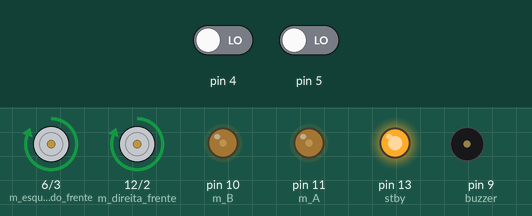
This sketch was run on a simulated Arduino Nano, built with avr-gcc and run on an emulated ATmega328P. Shown: motor-driver pin pairs drawn as motors (green arrow = first pin HIGH = forward, orange = second pin HIGH = backward, longer = more drive, stopped while the standby pin is LOW), output pins drawn as LEDs (lit = HIGH), buzzer (waves = sounding, pin HIGH). The inputs (shaded band) are chosen by the test bench; at power-on: pin 4 LOW, pin 5 LOW.

Above: at 1.2 s.
1.3 s: pin 4 driven HIGH
At 2.0 s:
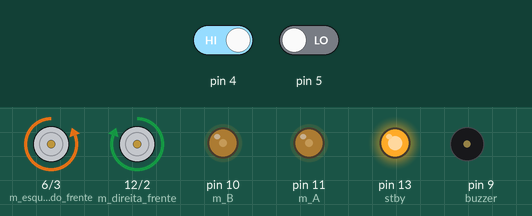
4.3 s: pin 4 driven LOW
At 5.1 s:
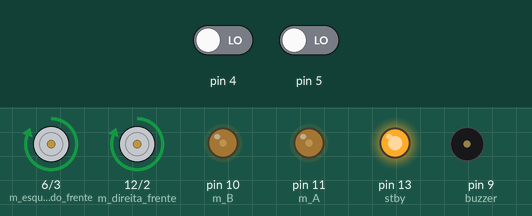
6.2 s: pin 5 driven HIGH
At 6.4 s:
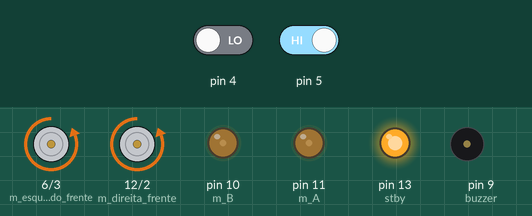
Timing chart, 0 to 15.2 s (numbered marks = the images above; inputs shaded):
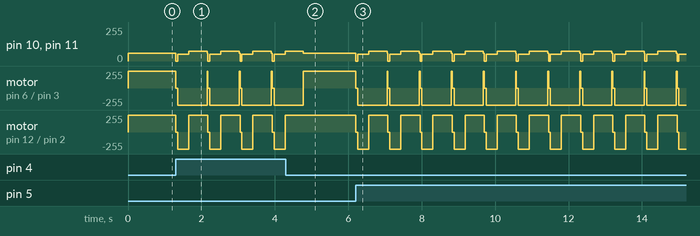

Measured:
- after the input at 1.3 s, pin 10 (m_B), pin 11 (m_A): 60/255 → 0/255 at once, then repeats every 0.88 s: 50/255 0.30 s, 75/255 0.50 s, 60/255 0.03 s, 0/255 0.05 s
- after the input at 4.3 s, pin 10 (m_B), pin 11 (m_A): goes on until 4.8 s, then stays 60/255; motor on pin 6 (m_esquerdo_frente) / pin 3 (m_esquerdo_tras): goes on until 4.8 s, then stays forward 255/255; motor on pin 12 (m_direita_frente) / pin 2 (m_direita_tras): stops changing and stays forward 255/255
- after the input at 6.2 s, pin 10 (m_B), pin 11 (m_A): 60/255 → 0/255 at once, then repeats every 0.88 s: 50/255 0.30 s, 75/255 0.50 s, 60/255 0.03 s, 0/255 0.05 s

The sketch:

Exemplo_da_biblioteca.ino
```cpp
/*
 * Código exemplo do robô CREPE
 * O objetivo deste código é caso o robô se choque com um objeto, ele anda um pouco para trás e gira para a esquerda, depois continua andando para frente.
 * Criado por: Alexandre Crepory
 */

#include <Crepe.h>

Robo robo;
SensorToque toque (2);

void setup() {
  }

void loop() {
  robo.IrFrente(60);
  delay(25);
  if((toque.LerA() == 1)||(toque.LerB() == 1)){
    robo.Parar();
    delay(50);
    robo.IrTras(50);
    delay(300);
    robo.GirarEsquerda(75);
    delay(500);
  }

}
```

Crepe.cpp
```cpp
/*
*Biblioteca criada por Alexandre Crepory Abbott de Oliveira para o Trabalho de Graduação do curso de Engenharia Mecatrônica da Universidade de Brasília
*Julho de 2017
*/

#include"Crepe.h"

//Pino do botão da placa central
#define botao A7
//Pinos para o controle do driver
const int m_B = 10;
const int m_esquerdo_frente = 6;
const int m_esquerdo_tras = 3;
const int m_A = 11;
const int m_direita_frente = 12;
const int m_direita_tras = 2;
const int stby = 13;
//Pino do buzzer da placa central
const int buzzer = 9;
//Endereço da UMI para a comunicação I2C
const int MPU=0x68;

//Construtor da classe Robo
Robo::Robo(void){
  //Motor da Esquerda
  pinMode (m_B, OUTPUT);
  pinMode (m_esquerdo_frente, OUTPUT);  //frente
  pinMode (m_esquerdo_tras, OUTPUT);  //tras

  //Motor da Direita
  pinMode (m_A, OUTPUT);
  pinMode (m_direita_frente, OUTPUT); //frente
  pinMode (m_direita_tras, OUTPUT); //tras

  //Stand-by do driver
  pinMode (stby, OUTPUT);
  digitalWrite (stby, HIGH);

  //Buzzer
  pinMode (buzzer, OUTPUT);

  //Botão
  pinMode (botao, INPUT);
}

bool Robo::LerBotao (void){ //Como o pino A7 não possui conversor analógico-digital é necessário fazer a transformação no software
  bool valor = 0;
  int inter;
  inter = analogRead (botao);
  if (inter > 900){
    valor = 1;
  }
  return (valor);
}

//Aciona o buzzer utilizando um PWM com valores entre 0 e 255
void Robo::TocarSom (int potencia){
  if ((potencia<256)&&(potencia>=0)){
    analogWrite (buzzer, potencia);
  }
}

//Aciona os pinos do driver para mover os motores para frente com a mesma potência, utilizando o mesmo valor de PWM para os dois motores
void Robo::IrFrente (int potencia) {
  analogWrite (m_A, potencia);
  analogWrite (m_B, potencia);
  digitalWrite(m_esquerdo_frente, HIGH);
  digitalWrite(m_esquerdo_tras, LOW);
  digitalWrite(m_direita_frente, HIGH);
  digitalWrite(m_direita_tras, LOW);
}

//Aciona os pinos do driver para mover os motores para trás com a mesma potência, utilizando o mesmo valor de PWM para os dois motores
void Robo::IrTras (int potencia) {
  analogWrite (m_A, potencia);
  analogWrite (m_B, potencia);
  digitalWrite(m_esquerdo_frente, LOW);
  digitalWrite(m_esquerdo_tras, HIGH);
  digitalWrite(m_direita_frente, LOW);
  digitalWrite(m_direita_tras, HIGH);
}

//Aciona os pinos do driver para girar os motores em direções opostas, girando o robô para a direita, com a mesma potência, utilizando o mesmo valor de PWM para os dois motores
void Robo::GirarDireita (int potencia) {
  analogWrite (m_A, potencia);
  analogWrite (m_B, potencia);
  digitalWrite(m_esquerdo_frente, HIGH);
  digitalWrite(m_esquerdo_tras, LOW);
  digitalWrite(m_direita_frente, LOW);
  digitalWrite(m_direita_tras, HIGH);
}

//Aciona os pinos do driver para girar os motores em direções opostas, girando o robô para a esquerda, com a mesma potência, utilizando o mesmo valor de PWM para os dois motores
void Robo::GirarEsquerda (int potencia) {
  analogWrite (m_A, potencia);
  analogWrite (m_B, potencia);
  digitalWrite(m_esquerdo_frente, LOW);
  digitalWrite(m_esquerdo_tras, HIGH);
  digitalWrite(m_direita_frente, HIGH);
  digitalWrite(m_direita_tras, LOW);
}

//Aciona os pinos do driver fazendo com que o robô pare
void Robo::Parar (void) {
  analogWrite (m_A, 0);
  analogWrite (m_B, 0);
  digitalWrite(m_esquerdo_frente, LOW);
  digitalWrite(m_esquerdo_tras, LOW);
  digitalWrite(m_direita_frente, LOW);
  digitalWrite(m_direita_tras, LOW);
}

//Construtor da classe Motor
Motor::Motor (void){
  //MOTOR DA ESQUERDA
  pinMode (m_B, OUTPUT);
  pinMode (m_esquerdo_frente, OUTPUT);  //frente
  pinMode (m_esquerdo_tras, OUTPUT);  //tras

  //MOTOR DA DIREITA
  pinMode (m_A, OUTPUT);
  pinMode (m_direita_frente, OUTPUT); //frente
  pinMode (m_direita_tras, OUTPUT); //tras

  //STANDBY DO DRIVER
  pinMode (stby, OUTPUT);
  digitalWrite (stby, HIGH);
}

//Aciona os pinos do driver para mover apenas os motores selecionados (A, B ou AB) para frente
void Motor::IrFrente (int motor, int potencia){
  if (motor == 1) {
    analogWrite (m_A, potencia);
    digitalWrite(m_esquerdo_frente, HIGH);
    digitalWrite(m_esquerdo_tras, LOW);
  }
  if (motor == 2) {
    analogWrite (m_B, potencia);
    digitalWrite(m_direita_frente, HIGH);
    digitalWrite(m_direita_tras, LOW);
  }
  if (motor == 3) {
    analogWrite (m_A, potencia);
    analogWrite (m_B, potencia);
    digitalWrite(m_esquerdo_frente, HIGH);
    digitalWrite(m_esquerdo_tras, LOW);
    digitalWrite(m_direita_frente, HIGH);
    digitalWrite(m_direita_tras, LOW);
  }
}

//Aciona os pinos do driver para mover apenas os motores selecionados (A, B ou AB) para trás
void Motor::IrTras (int motor, int potencia){
  if (motor == 1) {
    analogWrite (m_A, potencia);
    digitalWrite(m_esquerdo_frente, LOW);
    digitalWrite(m_esquerdo_tras, HIGH);
  }
  if (motor == 2) {
    analogWrite (m_B, potencia);
    digitalWrite(m_direita_frente, LOW);
    digitalWrite(m_direita_tras, HIGH);
  }
   if (motor == 3) {
    analogWrite (m_A, potencia);
    analogWrite (m_B, potencia);
    digitalWrite(m_esquerdo_frente, LOW);
    digitalWrite(m_esquerdo_tras, HIGH);
    digitalWrite(m_direita_frente, LOW);
    digitalWrite(m_direita_tras, HIGH);
  }
}

//Aciona os pinos do driver para parar os motores selecionados (A, B ou AB)
void Motor::Parar (int motor){
  if (motor == 1) {
    analogWrite (m_A, 0);
    digitalWrite(m_esquerdo_frente, LOW);
    digitalWrite(m_esquerdo_tras, LOW);
  }
  if (motor == 2) {
    analogWrite (m_B, 0);
    digitalWrite(m_direita_frente, LOW);
    digitalWrite(m_direita_tras, LOW);
  }
  if (motor == 3) {
    analogWrite (m_A, 0);
    analogWrite (m_B, 0);
    digitalWrite(m_esquerdo_frente, LOW);
    digitalWrite(m_esquerdo_tras, LOW);
    digitalWrite(m_direita_frente, LOW);
    digitalWrite(m_direita_tras, LOW);
  }
}

//Construtor da classe do Sensor de Distância. Este sensor pode ser conectado nas portas 1, 2 , 3 e 4
SensorDistancia::SensorDistancia (int porta){
  port=porta; //a informação da porta que o sensor está é guardada na classe
  if (porta==1){
    Ultrasonic ultrasonic1(7, 8); //Usa a biblioteca pronta para o este sensor
  }
  if (porta==2){
    Ultrasonic ultrasonic2(4, 5);
  }
  if (porta==3){
    Ultrasonic ultrasonic3(A3, A2);
  }
  if (porta==4){
    Ultrasonic ultrasonic4(A5, A4);
  }
}

//Faz a leitura do sensor de distância, já tem a informação da sua porta guardada
float SensorDistancia::Ler(void){
  float distancia;
  long microsec;
  if (port == 1){
    Ultrasonic ultrasonic1(7, 8);
    microsec = ultrasonic1.timing(); //pega a informação de quanto demorou a onda
    distancia = ultrasonic1.convert(microsec, Ultrasonic::CM); //transforma este tempo em distância
  }
  if (port == 2){
    Ultrasonic ultrasonic2(4, 5);
    microsec = ultrasonic2.timing();
    distancia = ultrasonic2.convert(microsec, Ultrasonic::CM);
  }
  if (port == 3){
    Ultrasonic ultrasonic3(A3, A2);
    microsec = ultrasonic3.timing();
    distancia = ultrasonic3.convert(microsec, Ultrasonic::CM);
  }
  if (port == 4){
    Ultrasonic ultrasonic4(A5, A4);
    microsec = ultrasonic4.timing();
    distancia = ultrasonic4.convert(microsec, Ultrasonic::CM);
  }
  return (distancia);
}

//Construtor da classe do Sensor de Toque. Este sensor pode ser conectado nas portas 1, 2 , 3 e 4
SensorToque::SensorToque(int porta){
  port=porta;
  if (porta==1){
    pinMode (8, INPUT);
    pinMode (7, INPUT);
  }
  if (porta==2){
    pinMode (5, INPUT);
    pinMode (4, INPUT);
  }
  if (porta==3){
    pinMode (A2, INPUT);
    pinMode (A3, INPUT);
  }
  if (porta==4){
    pinMode (A4, INPUT);
    pinMode (A5, INPUT);
  }
}

//Faz a leitura do sensor de toque do lado A, já tem a informação da sua porta guardada
bool SensorToque::LerA(void){
  bool valor;
  if (port == 1){
    valor = digitalRead(8);
  }
  if (port == 2){
    valor = digitalRead (5);
  }
  if (port == 3){
    valor = digitalRead (A2);
  }
  if (port == 4){
    valor = digitalRead (A4);
  }
  return (valor);
}

//Faz a leitura do sensor de toque do lado B, já tem a informação da sua porta guardada
bool SensorToque::LerB(void){
  bool valor;
  if (port == 1){
    valor = digitalRead (7);
  }
  if (port == 2){
    valor = digitalRead (4);
  }
  if (port == 3){
    valor = digitalRead (A3);
  }
  if (port == 4){
    valor = digitalRead (A5);
  }
  return (valor);
}

//Construtor da classe do Sensor de Linha. Este sensor pode ser conectado nas portas 3 e 4 por precisar de pinos analógicos
SensorLinha::SensorLinha(int porta){
  port = porta;
  if (porta==3){
    pinMode (A2, INPUT);
    pinMode (A3, INPUT);
  }
  if (porta==4){
    pinMode (A4, INPUT);
    pinMode (A5, INPUT);
  }
}

//Faz a leitura do sensor de linha do lado A, já tem a informação da sua porta guardada
int SensorLinha::LerA(void){
  int valor;
  if (port == 3){
    valor = analogRead (A3);
  }
  if (port == 4){
    valor = analogRead (A5);
  }
  return (valor);
}

//Faz a leitura do sensor de linha do lado B, já tem a informação da sua porta guardada
int SensorLinha::LerB(void){
  int valor;
  if (port == 3){
    valor = analogRead (A2);
  }
  if (port == 4){
    valor = analogRead (A4);
  }
  return (valor);
}

//Construtor da classe do Sensor de Direção. Este sensor pode ser conectado apenas na porta 4 por precisar dos pinos SDA e SCL
SensorDirecao::SensorDirecao (int porta){
  port = porta;
  if (porta==4){
    Wire.begin();
    Wire.beginTransmission(MPU);
    Wire.write(0x6B);
    Wire.write(0);
    Wire.endTransmission(true);
  }
}

//Ler o valor do acelerômetro no eixo X
int SensorDirecao::LerAcX(void){
  if (port = 4){
    Wire.beginTransmission(MPU);
    Wire.write(0x3B);  // starting with register 0x3B (ACCEL_XOUT_H)
    Wire.endTransmission(false);
    //Solicita os dados do sensor
    Wire.requestFrom(MPU,14,true);
    //Armazena o valor dos sensores nas variaveis correspondentes
    int AcX=Wire.read()<<8|Wire.read();
    int AcY=Wire.read()<<8|Wire.read();
    int AcZ=Wire.read()<<8|Wire.read();
    int Tmp=Wire.read()<<8|Wire.read();
    int GyX=Wire.read()<<8|Wire.read();
    int GyY=Wire.read()<<8|Wire.read();
    int GyZ=Wire.read()<<8|Wire.read();
    return (AcX);
  }
}

//Ler o valor do acelerômetro no eixo Y
int SensorDirecao::LerAcY(void){
  if (port = 4){
    Wire.beginTransmission(MPU);
    Wire.write(0x3B);  // starting with register 0x3B (ACCEL_XOUT_H)
    Wire.endTransmission(false);
    //Solicita os dados do sensor
    Wire.requestFrom(MPU,14,true);
    //Armazena o valor dos sensores nas variaveis correspondentes
    int AcX=Wire.read()<<8|Wire.read();
    int AcY=Wire.read()<<8|Wire.read();
    int AcZ=Wire.read()<<8|Wire.read();
    int Tmp=Wire.read()<<8|Wire.read();
    int GyX=Wire.read()<<8|Wire.read();
    int GyY=Wire.read()<<8|Wire.read();
    int GyZ=Wire.read()<<8|Wire.read();
    return (AcY);
  }
}

//Ler o valor do acelerômetro no eixo Z
int SensorDirecao::LerAcZ (void){
  if (port = 4){
    Wire.beginTransmission(MPU);
    Wire.write(0x3B);  // starting with register 0x3B (ACCEL_XOUT_H)
    Wire.endTransmission(false);
    //Solicita os dados do sensor
    Wire.requestFrom(MPU,14,true);
    //Armazena o valor dos sensores nas variaveis correspondentes
    int AcX=Wire.read()<<8|Wire.read();
    int AcY=Wire.read()<<8|Wire.read();
    int AcZ=Wire.read()<<8|Wire.read();
    int Tmp=Wire.read()<<8|Wire.read();
    int GyX=Wire.read()<<8|Wire.read();
    int GyY=Wire.read()<<8|Wire.read();
    int GyZ=Wire.read()<<8|Wire.read();
    return (AcZ);
  }
}

//Ler o valor do girômetro no eixo X
int SensorDirecao::LerGrX (void){
  if (port = 4){
    Wire.beginTransmission(MPU);
    Wire.write(0x3B);  // starting with register 0x3B (ACCEL_XOUT_H)
    Wire.endTransmission(false);
    //Solicita os dados do sensor
    Wire.requestFrom(MPU,14,true);
    //Armazena o valor dos sensores nas variaveis correspondentes
    int AcX=Wire.read()<<8|Wire.read();
    int AcY=Wire.read()<<8|Wire.read();
    int AcZ=Wire.read()<<8|Wire.read();
    int Tmp=Wire.read()<<8|Wire.read();
    int GyX=Wire.read()<<8|Wire.read();
    int GyY=Wire.read()<<8|Wire.read();
    int GyZ=Wire.read()<<8|Wire.read();
    return (GyX);
  }
}

//Ler o valor do girômetro no eixo Y
int SensorDirecao::LerGrY (void){
  if (port = 4){
    Wire.beginTransmission(MPU);
    Wire.write(0x3B);  // starting with register 0x3B (ACCEL_XOUT_H)
    Wire.endTransmission(false);
    //Solicita os dados do sensor
    Wire.requestFrom(MPU,14,true);
    //Armazena o valor dos sensores nas variaveis correspondentes
    int AcX=Wire.read()<<8|Wire.read();
    int AcY=Wire.read()<<8|Wire.read();
    int AcZ=Wire.read()<<8|Wire.read();
    int Tmp=Wire.read()<<8|Wire.read();
    int GyX=Wire.read()<<8|Wire.read();
    int GyY=Wire.read()<<8|Wire.read();
    int GyZ=Wire.read()<<8|Wire.read();
    return (GyY);
  }
}

//Ler o valor do girômetro no eixo Z
int SensorDirecao::LerGrZ (void){
  if (port = 4){
    Wire.beginTransmission(MPU);
    Wire.write(0x3B);  // starting with register 0x3B (ACCEL_XOUT_H)
    Wire.endTransmission(false);
    //Solicita os dados do sensor
    Wire.requestFrom(MPU,14,true);
    //Armazena o valor dos sensores nas variaveis correspondentes
    int AcX=Wire.read()<<8|Wire.read();
    int AcY=Wire.read()<<8|Wire.read();
    int AcZ=Wire.read()<<8|Wire.read();
    int Tmp=Wire.read()<<8|Wire.read();
    int GyX=Wire.read()<<8|Wire.read();
    int GyY=Wire.read()<<8|Wire.read();
    int GyZ=Wire.read()<<8|Wire.read();
    return (GyZ);
  }
}
```

Crepe.h
```cpp
/*
*Biblioteca criada por Alexandre Crepory Abbott de Oliveira para o Trabalho de Graduação do curso de Engenharia Mecatrônica da Universidade de Brasília
*Julho de 2017
*/
#ifndef CREPE_H
#define CREPE_H

#include <Arduino.h>
#include <Wire.h>
#include <Ultrasonic.h>

#define A 1
#define B 2
#define AB 3

class Robo{ //Classe responsável pelo controle dos motores, do botão e do buzzer
public:
  Robo(void); //construtor da classe
  void IrFrente (int potencia); //função para mover o robô para frente
  void IrTras (int potencia); //função para mover o robô para trás
  void GirarDireita (int potencia); //função para girar o robô para direita no seu próprio eixo
  void GirarEsquerda (int potencia); //função para girar o robô para esquerda no seu próprio eixo
  void Parar (void); //função para parar o robô
  bool LerBotao (void); //função para ler o estado do botão da placa central
  void TocarSom (int potencia); //função para emitir som usando o buzzer da placa central
private:
};

class Motor{ //Classe responsavel pela controle dos motores
public:
  Motor (void); //construtor da classe
  void IrFrente (int motor, int potencia); //função para girar o motor para frente
  void IrTras (int motor, int potencia); //função para girar o motor para trás
  void Parar (int motor); //função para parar o motor
private:
};

class SensorDistancia{ //Classe do Sensor de Distância
public:
  SensorDistancia (int porta); //construtor da classe
  float Ler (void); //função de leitura da distância em cm
private:
  int port; //variável para guardar a porta em que o sensor está conectado
};

class SensorToque{ //Classe do Sensor de Toque
public:
  SensorToque (int porta); //construtor da classe
  bool LerA (void); //função de leitura do sensor do lado A
  bool LerB (void); //função de leitura do sensor do lado B
private:
  int port; //variável para guardar a porta em que o sensor está conectado
};

class SensorLinha{ //Classe do Sensor de Linha
public:
  SensorLinha (int porta); //construtor da classe
  int LerA (void); //função de leitura do sensor do lado A
  int LerB (void); //função de leitura do sensor do lado B
private:
  int port; //variável para guardar a porta em que o sensor está conectado
};

class SensorDirecao{ //Classe do Sensor de Direção
public:
  SensorDirecao (int porta); //construtor da classe
  int LerAcX (void); //função de leitura do acelerômetro no eixo X
  int LerAcY (void); //função de leitura do acelerômetro no eixo Y
  int LerAcZ (void); //função de leitura do acelerômetro no eixo Z
  int LerGrX (void); //função de leitura do girômetro no eixo X
  int LerGrY (void); //função de leitura do girômetro no eixo Y
  int LerGrZ (void); //função de leitura do girômetro no eixo Z
private:
  int port; //variável para guardar a porta em que o sensor está conectado
};

#endif
```
